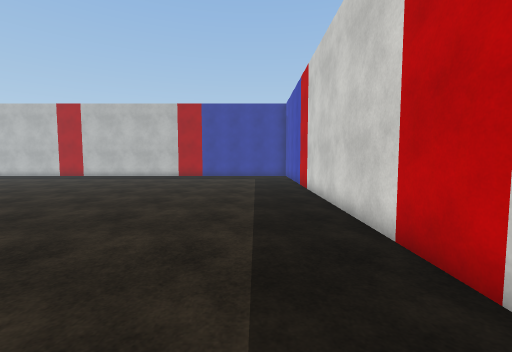
[1] (above)

22 first-person views from a walk through a scene from a Unity 3-D project. The camera is 1.5 m above the floor, tilts 4° down and sees 90° across. The floor is counted in squares, 1 m on a side. Each view is taken from the middle of a square. On the plan, view 1 faces up. The plan holds only what a view shows up to about 13 squares ahead; the rest is blank. The place goes on beyond the plan. Surface patterns are stand-ins for the level's own textures.

[2]
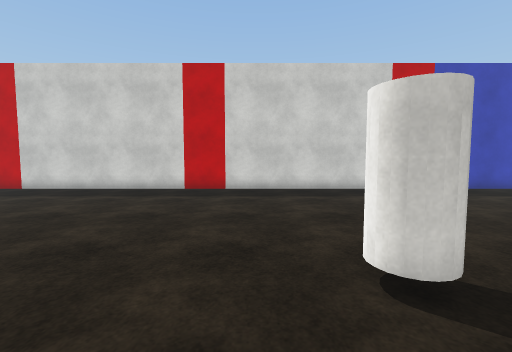

[3]
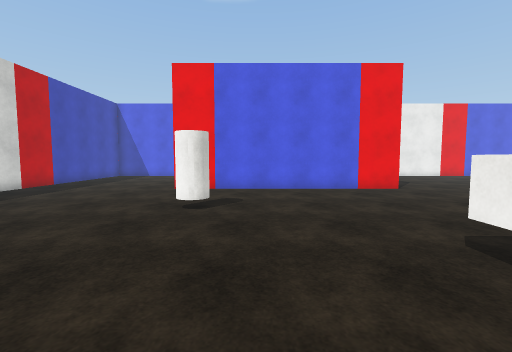

[4]
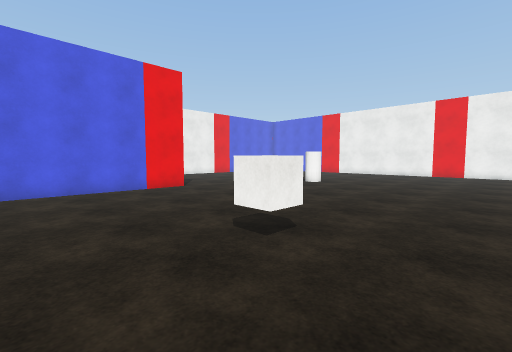

[5]
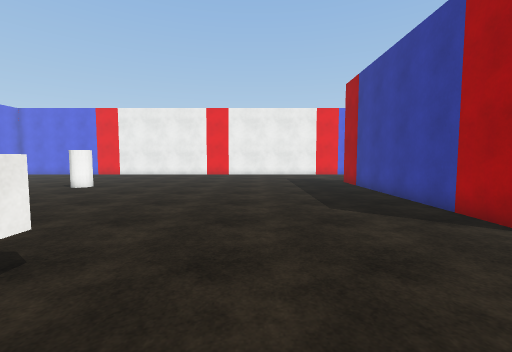

[6]
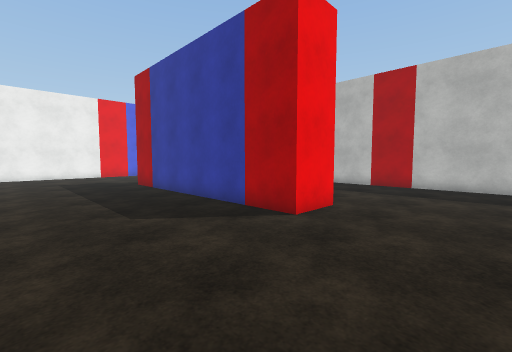

[7]
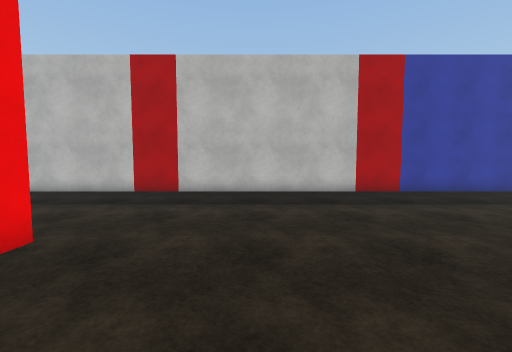

[8]
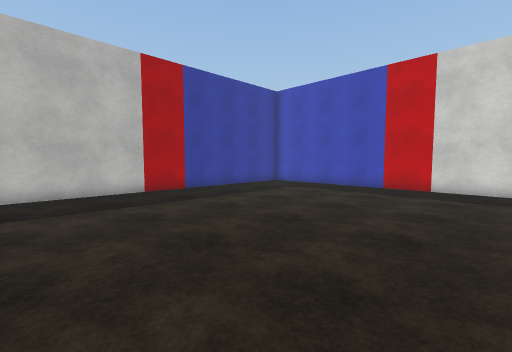

[9]
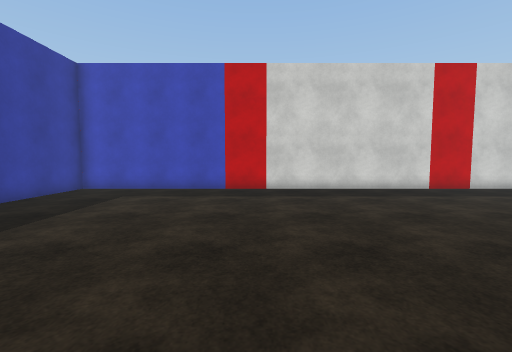

[10]
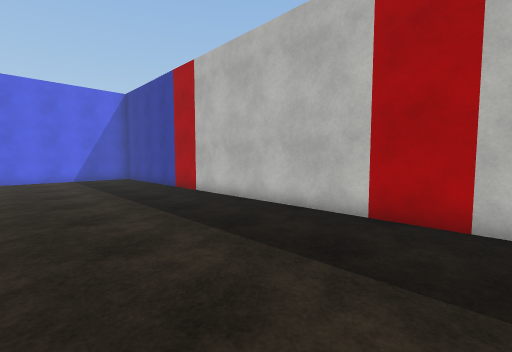

[11]
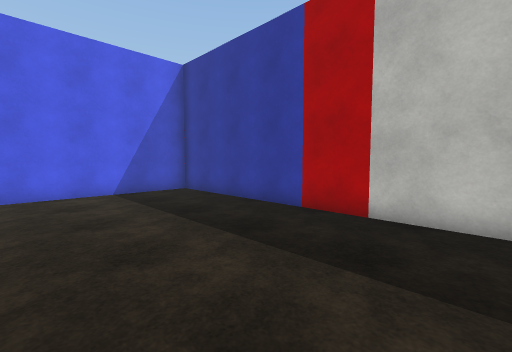

[12]
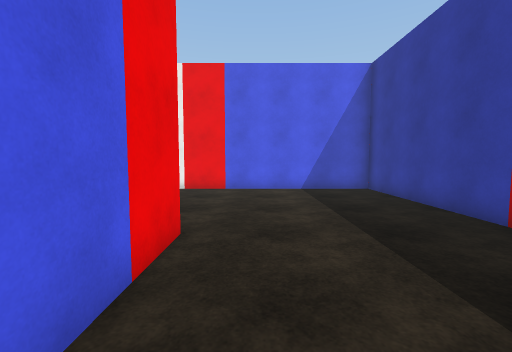

[13]
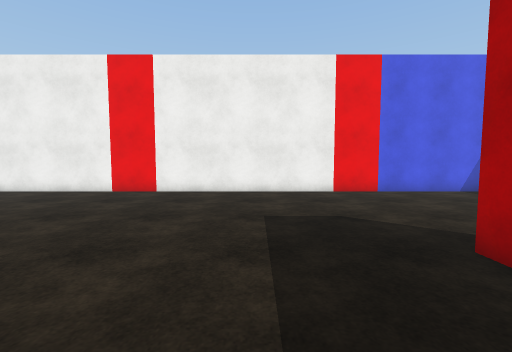

[14]
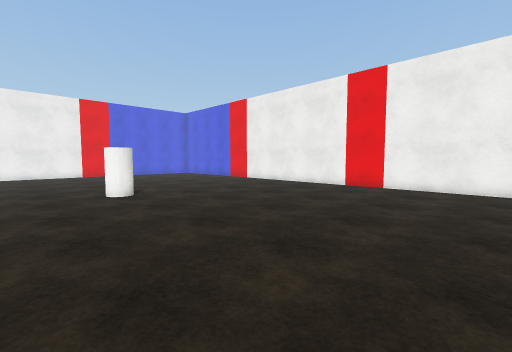

[15]
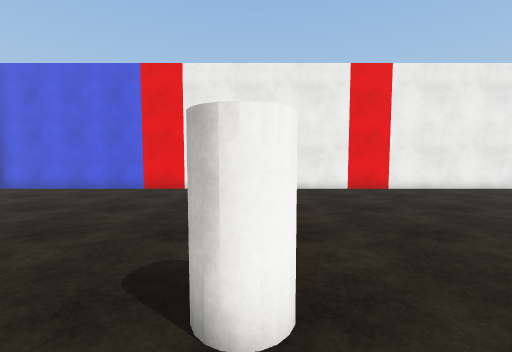

[16]
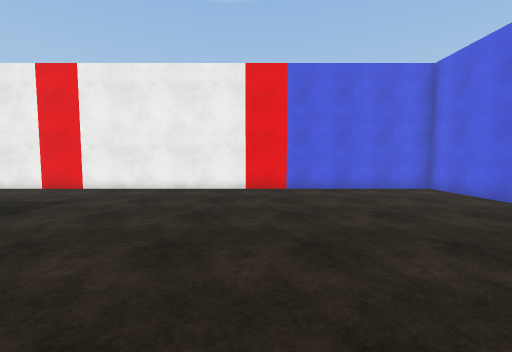

[17]
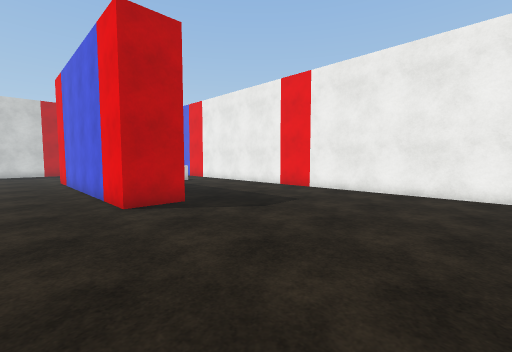

[18]
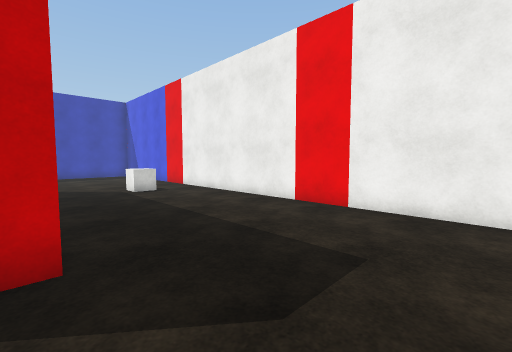

[19]
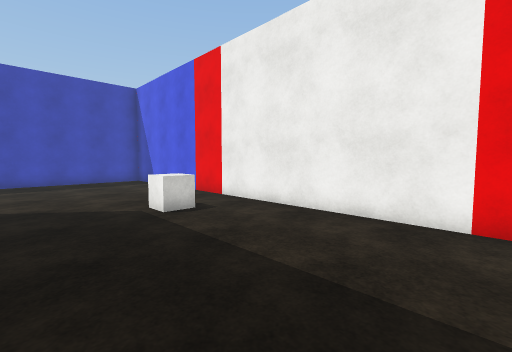

[20]
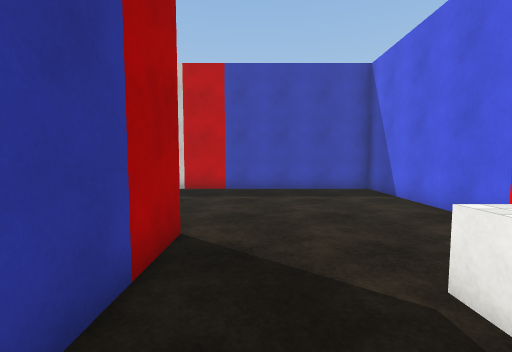

[21]
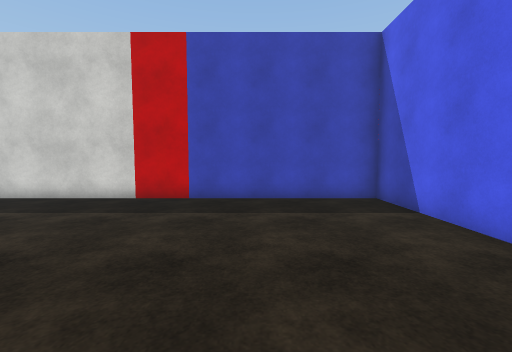

[22]
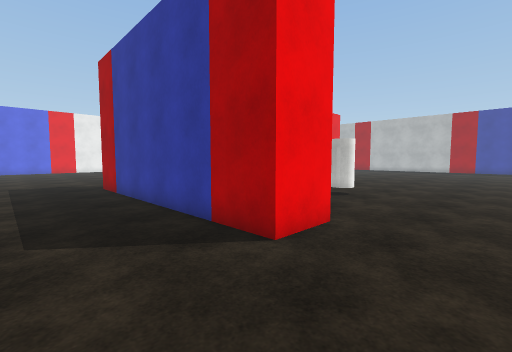

### Floor plan
Points are (right, up) in squares from view 1. A wall is a line through its corners. A room is listed if a view was taken in it or the views show most of it. See-through windows are left out.
Room 1 (views 1, 2, 3, 4, 5, 6, 7, 8, 9, 10, 11, 12, 13, 14, 15, 16, 17, 18, 19, 20, 21, 22)
walls: (-13.6, -5.5) (-7, -5.5); (-17.4, 12.5) (-23.9, 12.5); (-7.4, -7.5) (-14, -7.5); (-23.5, 14.5) (-22.4, 14.5); (-14.6, -14.5) (-6.5, -14.5); (2.5, 4.4) (2.5, 12.5); (-33.5, 2.6) (-33.5, -2.6); (-16.4, 21.5) (-24.5, 21.5); (2.5, -5.6) (2.5, 2.5); (-24.5, -14.5) (-16.5, -14.5); (-6.5, 21.5) (-14.5, 21.5); (-4.5, -14.5) (2.5, -14.5) (2.5, -7.5); (-33.5, 12.6) (-33.5, 4.5); (2.5, 14.4) (2.5, 21.5) (-4.5, 21.5); (-33.5, -7.4) (-33.5, -14.5) (-26.5, -14.5); (-26.4, 21.5) (-33.5, 21.5) (-33.5, 14.5)
objects: pillar (-35, -7) to (-34, -6); pillar (-35, 3) to (-34, 4); pillar (-35, 13) to (-34, 14); pillar (-26, -15) to (-25, -15); pillar (-26, 13) to (-24, 14); pillar (-26, 22) to (-25, 23); cylinder (-24, -2) to (-23, -2); pillar (-17, 13) to (-15, 14); pillar (-16, -15) to (-15, -15); pillar (-16, -7) to (-14, -6); pillar (-16, 22) to (-15, 23); cube (-13, 3) to (-12, 4); cube (-8, -12) to (-7, -11); pillar (-7, -7) to (-5, -6); cylinder (-7, -1) to (-7, 0); pillar (-6, -15) to (-5, -15); pillar (-6, 22) to (-5, 23); pillar (3, -7) to (3, -6); pillar (3, 3) to (3, 4); pillar (3, 13) to (3, 14)

Positions as (right, up) in squares from view 1, and headings:
1: (0, 0), facing up
2: (-10, 1), facing right
3: (-9, 7), facing down
4: (-9, 7), facing down-left
5: (-10, 7), facing left
6: (-11, 7), facing up-left
7: (-11, 10), facing up
8: (-11, 10), facing up-right
9: (-10, 13), facing right
10: (-14, 15), facing up-left
11: (-22, 15), facing up-left
12: (-21, 16), facing left
13: (-22, 9), facing left
14: (-20, 9), facing down-left
15: (-21, -2), facing left
16: (-25, -2), facing down
17: (-24, -3), facing down-right
18: (-20, -7), facing down-right
19: (-15, -8), facing down-right
20: (-10, -9), facing right
21: (-7, -10), facing right
22: (-2, -11), facing up-left
